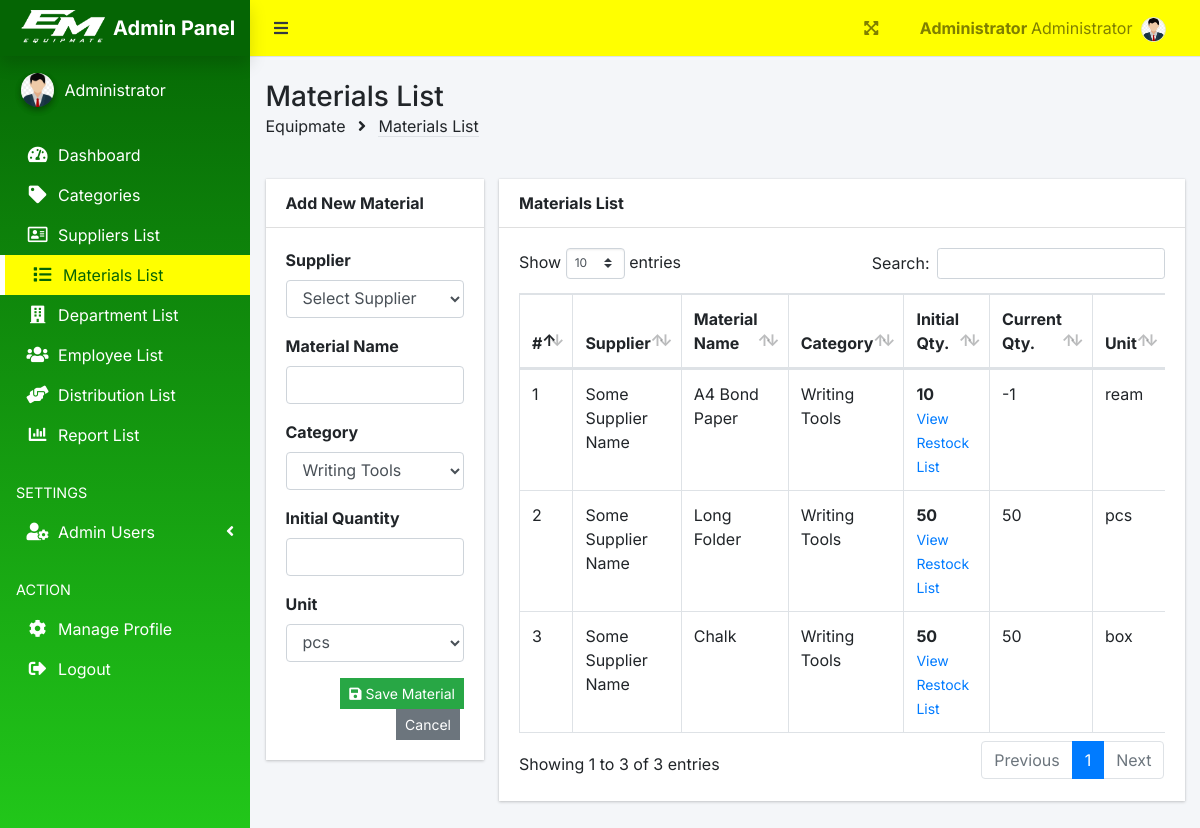
/index.php?page=materials_list (signed in), run on the app's committed database.
### tables this page shows
CREATE TABLE `materials_list` (
  `material_id` int(11) NOT NULL,
  `supplier_id` int(11) NOT NULL,
  `material_name` varchar(255) NOT NULL,
  `category_id` int(11) NOT NULL,
  `initial_quantity` int(11) NOT NULL,
  `unit` varchar(50) NOT NULL,
  `date_added` datetime DEFAULT current_timestamp()
);

CREATE TABLE `supplier_list` (
  `supplier_id` int(11) NOT NULL,
  `supplier_name` varchar(255) NOT NULL,
  `supplier_address` varchar(255) NOT NULL,
  `date_added` datetime NOT NULL DEFAULT current_timestamp()
);

CREATE TABLE `categories_list` (
  `cat_id` int(11) NOT NULL,
  `category_name` varchar(100) NOT NULL,
  `category_description` text NOT NULL,
  `tags` text NOT NULL,
  `date_added` datetime NOT NULL DEFAULT current_timestamp()
);

### admin/materials_list.php (the view, shortened to what this page needs)
<div class="row">
    <div class="col-md-3">
        <div class="card">
            <div class="card-header">
                <strong>Add New Material</strong>
            </div>
            <div class="card-body">
                <form method="POST" action="" id="manage-materials">
                    <div class="form-group">
                        <label for="department">Supplier</label>
                        <select class="form-control" name="supplier_id" id="supplier_id" required>
                            <option value="">Select Supplier</option>
                        </select>
                    </div>
                    <div class="form-group">
                        <label for="material_name">Material Name</label>
                        <input type="text" class="form-control" id="material_name" name="material_name"
                            value="<?php echo isset($material_name) ? $material_name : '' ?>" required>
                    </div>
                    <div class="form-group">
                        <label for="category">Category</label>
                        <select class="form-control" name="category" id="category" required>
                            <?php
                            $qry = $conn->query("SELECT * FROM categories_list ORDER BY date_added ASC");
                            if ($qry->num_rows > 0) {
                                while ($row = $qry->fetch_assoc()):
                                    $selected = (isset($category) && $category == $row['cat_id']) ? 'selected' : '';
                                    echo '<option value="' . $row['cat_id'] . '" ' . $selected . '>' . $row['category_name'] . '</option>';
                                endwhile;
                            } else {
                                echo '<option value="">No Category Added</option>';
                            }
                            ?>
                        </select>
                    </div>
                    <div class="form-group">
                        <label for="initial_quantity">Initial Quantity</label>
                        <input type="number" class="form-control" id="initial_quantity" name="initial_quantity" required
                            value="<?php echo isset($initial_quantity) ? $initial_quantity : '' ?>">
                    </div>
                    <div class="form-group">
                        <label for="unit">Unit</label>
                        <select class="form-control" name="unit" id="unit" required>
                            <?php
                            $units = [
                                "pcs",
                                "box",
                                "pack",
                                "set",
                                "dozen",
                                "ream",
                                "bundle",
                                "pad",
                                "roll",
                                "bottle",
                                "tube",
                                "liter",
                                "ml",
                                "kg",
                                "g"
                            ];
                            foreach ($units as $u) {
                                $selected = (isset($unit) && $unit == $u) ? 'selected' : '';
                                echo "<option value='$u' $selected>$u</option>";
                            }
                            ?>
                        </select>
                    </div>
                    <div class="text-right">
                        <button type="submit" class="btn btn-success btn-sm btn-flat"><i class="fa fa-save"></i> Save
                            Material</button>
                        <button class="btn btn-sm btn-secondary btn-flat mx-1" form="manage-category"
                            type="reset">Cancel</button>
                    </div>
                </form>
            </div>
        </div>
    </div>
    <div class="col-md-9">
        <div class="card">
            <div class="card-header">
                <strong>Materials List</strong>
            </div>
            <div class="card-body">
                <table class="table table-bordered table-hover table-responsive" id="list">
                    <thead>
                        <tr>
                            <th>#</th>
                            <th>Supplier</th>
                            <th>Material Name</th>
                            <th>Category</th>
                            <th>Initial Qty.</th>
                            <th>Current Qty.</th>
                            <th>Unit</th>
                        </tr>
                    </thead>
                    <tbody>
                        <?php
                        $i = 1;
                        $qry = $conn->query("
                                SELECT s.supplier_name, m.*, c.category_name,
                                    (m.initial_quantity
                                        + IFNULL((SELECT SUM(r.quantity) FROM restock_list r WHERE r.material_id = m.material_id), 0)
                                        - IFNULL(SUM(d.quantity),0)) AS qty_now
                                FROM materials_list m
                                LEFT JOIN categories_list c ON m.category_id = c.cat_id
                                LEFT JOIN distribution_list d ON m.material_id = d.material_id
                                LEFT JOIN supplier_list s ON s.supplier_id = m.supplier_id
                                GROUP BY m.material_id
                                ORDER BY m.date_added ASC
                            ");
                        if ($qry->num_rows > 0):
                            while ($row = $qry->fetch_assoc()):
                                $initial = (int) $row['initial_quantity'];
                                $now = (int) $row['qty_now'];
                        ?>
                                <tr>
                                    <td><?= $i++ ?></td>
                                    <td><?= htmlspecialchars($row['supplier_name']) ?></td>
                                    <td><?= htmlspecialchars($row['material_name']) ?></td>
                                    <td><?= htmlspecialchars($row['category_name']) ?></td>
                                    <td>
                                        <span class="font-weight-bold"><?= $initial ?> </span><br>
                                        <a href="javascript:void(0)" class="text-sm view-restock"
                                            data-id="<?= $row['material_id'] ?>"
                                            data-name="<?= htmlspecialchars($row['material_name']) ?>"
                                            data-category="<?= htmlspecialchars($row['category_name']) ?>">
                                            View Restock List
                                        </a>
                                    </td>
                                    <td><?= $now ?></td>
                                    <td><?= htmlspecialchars($row['unit']) ?></td>
                                </tr>
                            <?php endwhile;
                        else: ?>
                            <tr class="text-center">
                                <td colspan="9">No Materials Found!</td>
                            </tr>
                        <?php endif; ?>
                    </tbody>
                </table>
            </div>
        </div>
    </div>
</div>

### data on the page
materials_list: supplier.supplier_name "Some Supplier Name", material_name "A4 Bond Paper", category.category_name "Writing Tools", initial_quantity "10", now "-1", unit "ream"
materials_list: supplier.supplier_name "Some Supplier Name", material_name "Long Folder", category.category_name "Writing Tools", initial_quantity "50", now "50", unit "pcs"
materials_list: supplier.supplier_name "Some Supplier Name", material_name "Chalk", category.category_name "Writing Tools", initial_quantity "50", now "50", unit "box"

### other printed values
$_SESSION['login_firstname'] "Administrator"
$title "Materials List"
form field category "Writing Tools"
form field unit "pcs"
